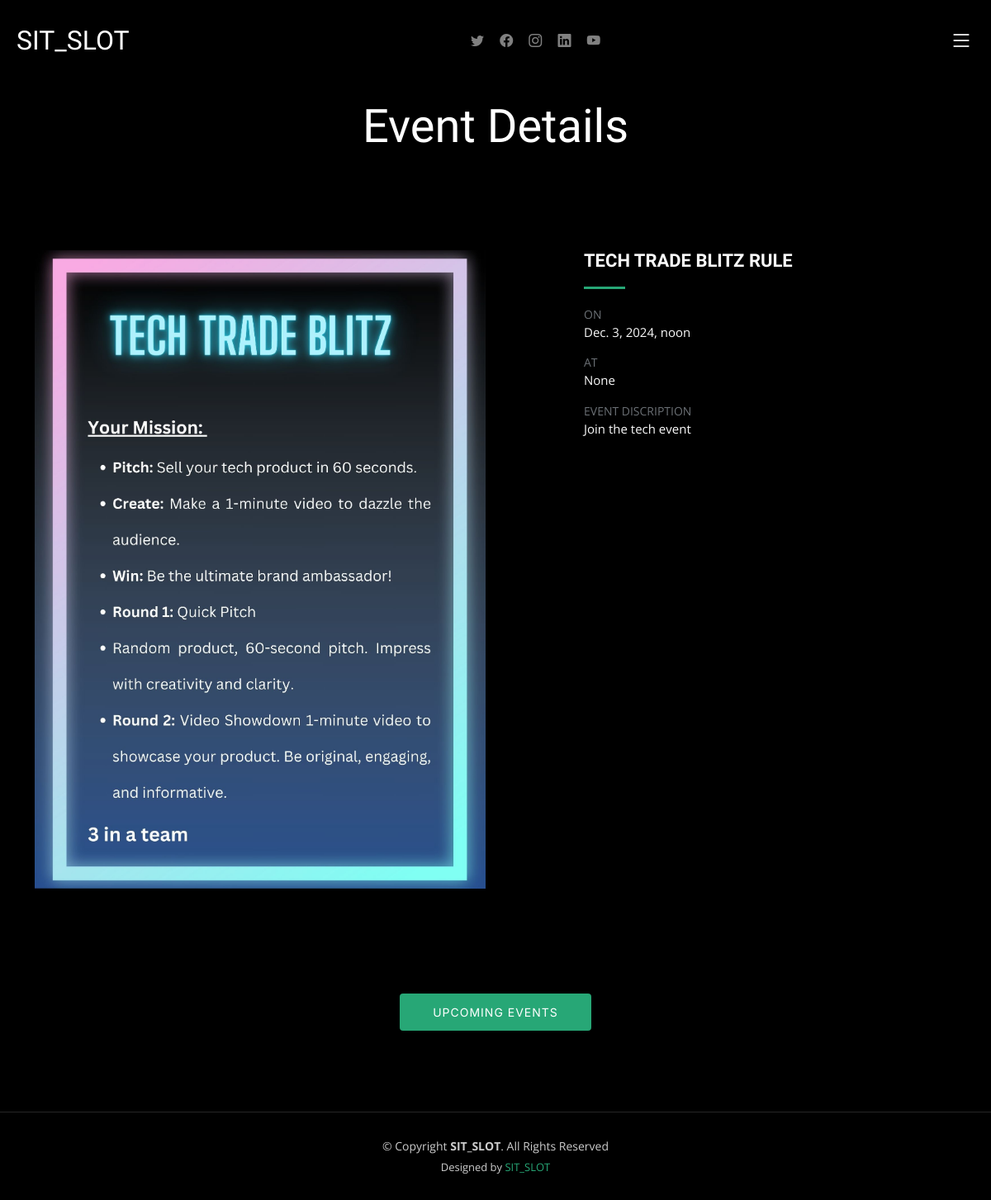
Screenshot of /display/3/ with the database file from the repository.
### core/models.py (models this page shows)
class Event(models.Model):
    email = models.EmailField()
    event = models.CharField(max_length=100)
    date = models.DateField(default=datetime(1970, 1, 1))
    start_time = models.DateTimeField(default=datetime(1970, 1, 1))
    end_time = models.DateTimeField(default=datetime(1970, 1, 1))
    image = models.ImageField(upload_to='image')
    place = models.ForeignKey(venue, on_delete=models.CASCADE)
    discription = models.CharField(max_length=1000,default='', null=True, blank=True)
    location= models.CharField(max_length=20,default='', null=True, blank=True)
    myuser = models.ForeignKey(User, on_delete=models.CASCADE, default=None)

### core/views.py (the view)
# urls.py: path('display/<int:event_id>/', views.display, name='display'),
def display(request, event_id):
    event= get_object_or_404(Event, pk=event_id)  # Retrieve the Place object
    return render(request, 'gallery.html', {'event': event})

### templates/gallery.html (shortened to what this page needs)
{% extends "sample-inner-page.html" %}
{% load static %}
{% block body %}
<div class="page-header d-flex align-items-center">
    <div class="container position-relative">
        <div class="row d-flex justify-content-center">
            <div class="col-lg-6 text-center">
                <h2>Event Details</h2>
            </div>
        </div>
    </div>
</div>
<section id="gallery-single" class="gallery-single">
    <div class="container">
        <div class="row justify-content-between gy-4 mt-4">
            <div class="col-lg-6">
                <div class="gallery-item h-100">
                    <img src="{{ event.image.url }}" class="img-fluid" alt="{{ event.name }}">
                </div>
            </div>
            <div class="col-lg-5">
                <div class="portfolio-info">
                    <h3>{{ event.event }}</h3>
                    <ul>
                        <li><strong>On</strong> <span>{{ event.start_time}}</span></li>
                        <li><strong>At</strong> <span>{{ event.location}}</span></li>
                        <li><strong>Event Discription</strong> <span>{{event.discription}}</span></li>
                    </ul>
                </div>
            </div>
        </div>
    </div>
</section>
<div class="page-header d-flex align-items-center">
    <div class="container position-relative">
        <div class="row d-flex justify-content-center">
            <div class="col-lg-6 text-center">
                <a class="cta-btn" href="/event">Upcoming Events</a>
            </div>
        </div>
    </div>
</div>
{% endblock body %}

### static/assets/css/main.css (style rules this page uses)
:root { --font-default: "Open Sans", system-ui, -apple-system, "Segoe UI", Roboto, "Helvetica Neue", Arial, "Noto Sans", "Liberation Sans", sans-serif, "Apple Color Emoji", "Segoe UI Emoji", "Segoe UI Symbol", "Noto Color Emoji"; --font-primary: "Inter", sans-serif; --font-secondary: "Cardo", sans-serif; }
:root { --color-default: #fafafa; --color-primary: #27a776; --color-secondary: #161718; }
:root { scroll-behavior: smooth; }
body { font-family: var(--font-default); color: var(--color-default); background-color: #000; }
a { color: var(--color-primary); text-decoration: none; }
h1, h2, h3, h4, h5, h6 { font-family: var(--font-primary); }
.page-header { padding: 120px 0 60px 0; min-height: 30vh; position: relative; }
.page-header h2 { font-size: 56px; font-weight: 500; color: #fff; font-family: var(--font-secondary); }
.page-header .cta-btn { font-family: var(--font-primary); font-weight: 400; font-size: 14px; display: inline-block; padding: 12px 40px; border-radius: 4px; letter-spacing: 1px; text-transform: uppercase; transition: 0.3s; color: #fff; background: var(--color-primary); }
.gallery-single .portfolio-info h3 { font-size: 22px; font-weight: 700; margin-bottom: 20px; padding-bottom: 20px; position: relative; font-family: var(--font-secondary); }
.gallery-single .portfolio-info h3:after { content: ""; position: absolute; display: block; width: 50px; height: 3px; background: var(--color-primary); left: 0; bottom: 0; }
.gallery-single .portfolio-info ul { list-style: none; padding: 0; font-size: 15px; }
.gallery-single .portfolio-info ul li { display: flex; flex-direction: column; padding-bottom: 15px; }
.gallery-single .portfolio-info ul strong { text-transform: uppercase; font-weight: 400; color: #6b7075; font-size: 14px; }

### rows the page displays
Event: image (picture), event "TECH TRADE BLITZ RULE", start_time "Dec. 3, 2024, noon", location "None", discription "Join the tech event"
